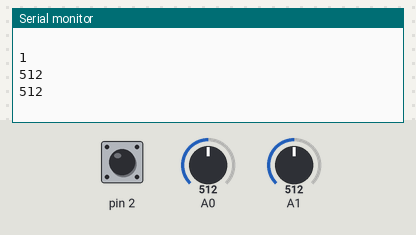
Bench run of a sketch on a simulated Arduino Uno, built with avr-gcc and run on an emulated ATmega328P. Shown: the last lines printed to the serial monitor. Inputs (shaded band) come from the test bench; at power-on: A0 = 512, A1 = 512, pin 2 HIGH.

Above: at 2.8 s.
2.9 s: A0 set to 716
At 4.09 s:
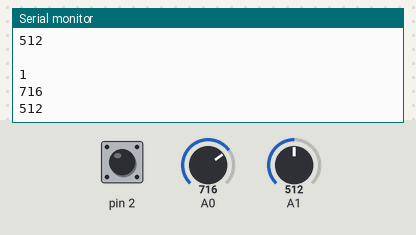
5.6 s: A1 set to 306
At 6.9 s:
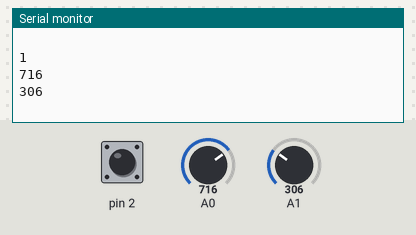
8.3 s: pin 2 pulled LOW for 2.35 s
12.1 s: A0 set to 900
At 14.6 s:
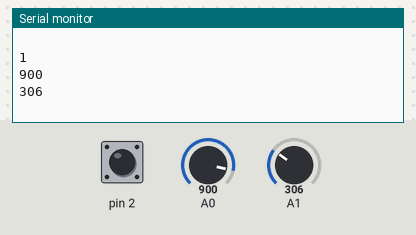
14.8 s: A1 set to 122
At 17.0 s:
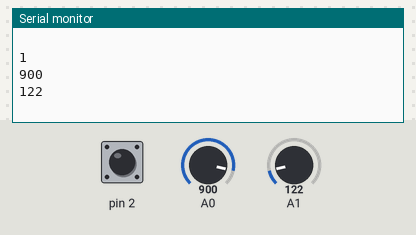
Timing chart, 0 to 18.5 s (numbered marks = the images above; inputs shaded):
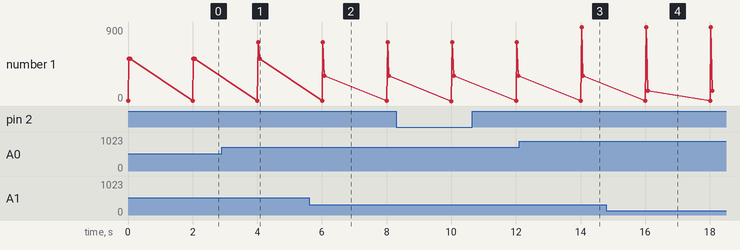

Measured:
- after the input at 2.9 s, the serial monitor: prints a new line after 1.1 s (image 1)
- after the input at 5.6 s, the serial monitor: prints a new line after 0.47 s (image 2)
- after the input at 12.1 s, the serial monitor: prints a new line after 1.9 s (image 3)
- after the input at 14.8 s, the serial monitor: prints a new line after 1.3 s (image 4)
- plotted number 1: 512 → 306 after the input at 5.6 s, 306 → 122 after the input at 14.8 s

The sketch:

joystcik_basic.ino
```cpp
int i;
int x;
int y;
void setup() {
  pinMode(2,INPUT);
  digitalWrite(2,HIGH);
  Serial.begin(1200);
  }

void loop() {

  Serial.println(digitalRead(2));// put your main code here, to run repeatedly:
Serial.println(analogRead(0));
Serial.println(analogRead(1));
Serial.println(" ");
delay(2000);

}
```
